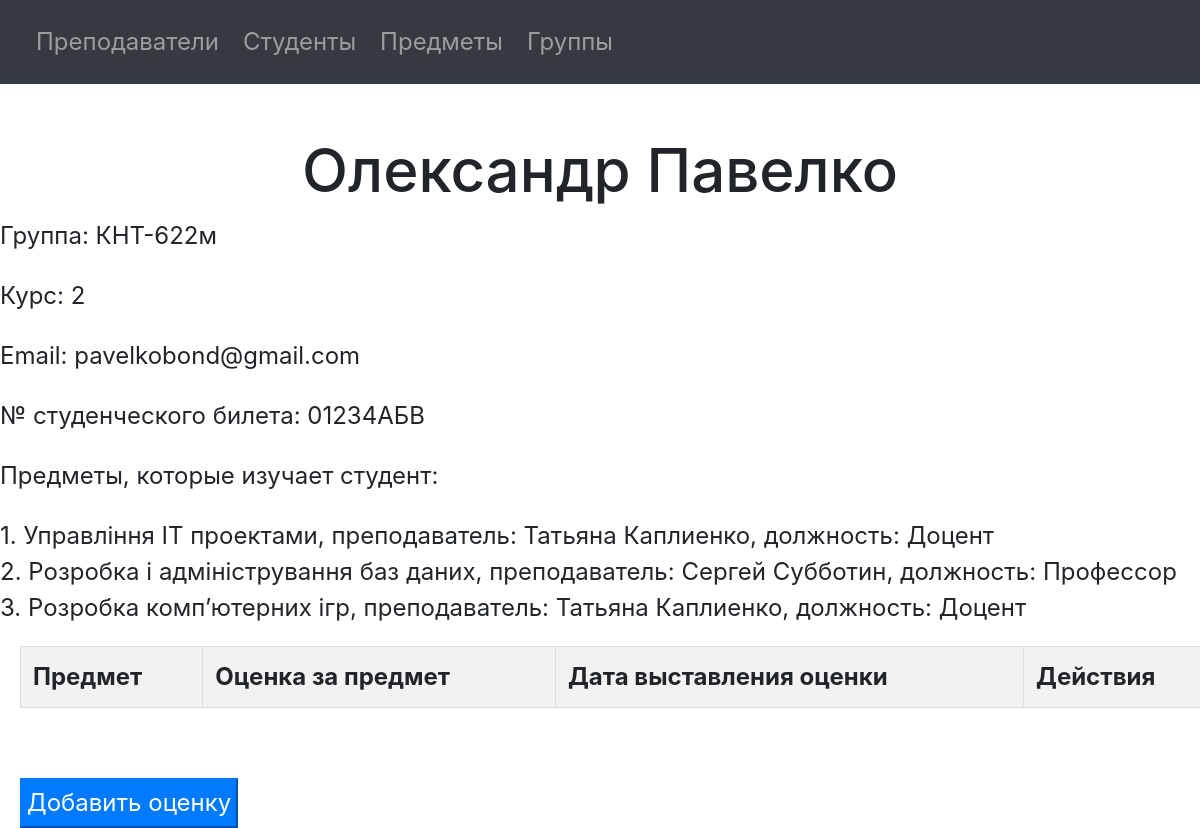
Page /student/1/ on the earlier database version.
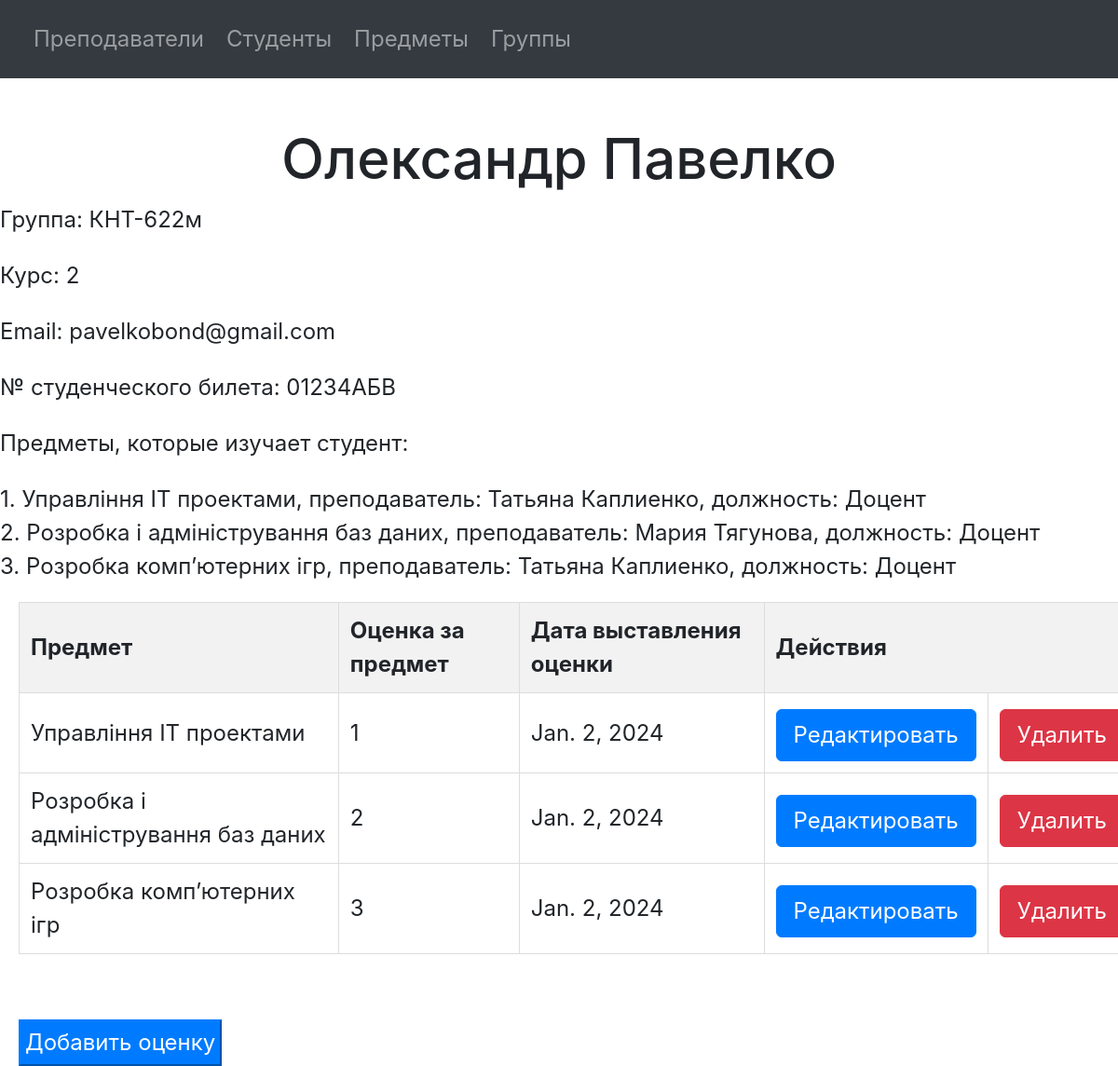
Same page on the later database version.
### university/models.py (models this page shows, shortened)
class Subject(models.Model):
    title = models.CharField(max_length=80, verbose_name="Название предмета")
    group = models.ForeignKey(to=Group, related_name="subjects", on_delete=models.CASCADE, verbose_name="Группа")
    teacher = models.ForeignKey(to=Teacher, on_delete=models.CASCADE,
                                verbose_name="Преподаватель, который ведет предмет")
    class Meta:
        verbose_name = "Предмет"
        verbose_name_plural = "Предметы"
    def __str__(self):
        return f'{self.title}, преподаватель: {self.teacher}'

class Teacher(models.Model):
    first_name = models.CharField(max_length=20, verbose_name="Имя")
    last_name = models.CharField(max_length=20, verbose_name="Фамилия")
    email = models.EmailField(max_length=30, verbose_name="Email преподавателя")
    job_position = models.CharField(max_length=40, choices=JOB_POSITION_CHOICES, verbose_name="Должность")
    class Meta:
        verbose_name = "Преподаватель"
        verbose_name_plural = "Преподаватели"
    def __str__(self):
        return f'{self.first_name} {self.last_name}, должность: {self.job_position}'

class Grade(models.Model):
    student = models.ForeignKey(to=Student, on_delete=models.CASCADE, verbose_name="Студент")
    subject = models.ForeignKey(to=Subject, on_delete=models.CASCADE, verbose_name="Предмет")
    grade = models.PositiveIntegerField(choices=GRADE_CHOICES, verbose_name="Оценка")
    graduating_date = models.DateField(verbose_name="Дата выставления оценки")
    class Meta:
        verbose_name = "Оценка"
        verbose_name_plural = "Оценки"

### university/views.py (the view)
# urls.py: path('student/<int:student_id>/', view_student, name='view_student'),
def view_student(request, student_id):
    student = Student.objects.get(id=student_id)
    context = {
        'student': student,
        'student_grades': Grade.objects.filter(student=student),
    }
    return render(request, "student/view_student.html", context)

### university/models.py (called while the page is built)
    def __str__(self):
        return f'{self.first_name} {self.last_name}'

### templates/student/view_student.html (shortened to what this page needs)
{% include "navigation.html" %}
<!DOCTYPE html>
<html lang="en">
<head>
</head>
<body>
<h1>{{ student.first_name }} {{ student.last_name }}</h1>
<p>Группа: {{ student.group.title }}</p>
<p>Курс: {{ student.group.course }}</p>
<p>Email: {{ student.email }}</p>
<p>№ студенческого билета: {{ student.ticket_number }}</p>
{% if student.group.subjects.count > 0 %}
    <p>Предметы, которые изучает студент:</p>
    {% for subject in student.group.subjects.all %}
        {{ forloop.counter }}. {{ subject }}<br>
    {% endfor %}
{% endif %}
{% if student.group.subjects.count > 0 %}
    <table border="1px solid black">
        <thead>
        <tr>
            <th>Предмет</th>
            <th>Оценка за предмет</th>
            <th>Дата выставления оценки</th>
            <th colspan="2">Действия</th>
        </tr>
        </thead>
        <tbody>
        {% for grade in student_grades %}
            <tr>
                <td>{{ grade.subject.title }}</td>
                <td>{{ grade.grade }}</td>
                <td>{{ grade.graduating_date }}</td>
                <td>
                    <form action="/grade/{{ grade.id }}/edit">
                        <button class="btn btn-primary">Редактировать</button>
                    </form>
                </td>
                <td>
                    <form action="/grade/{{ grade.id }}/delete">
                        <button class="btn btn-danger">Удалить</button>
                    </form>
            </tr>
        {% endfor %}
        </tbody>
    </table>
{% endif %}
<form action="/grade/{{ student.id }}/add" style="margin-top: 50px; margin-left: 10px">
    <button type="submit" class="btn-primary btn-submit">Добавить оценку</button>
</form>
</body>
</html>

Differences in the rows shown:
changed Subject: title+teacher "Розробка і адміністрування баз даних, преподаватель: Сергей Субботин, должность: Профессор" → "Розробка і адміністрування баз даних, преподаватель: Мария Тягунова, должность: Доцент"
added Grade: subject "Управління ІТ проектами", grade "1", graduating_date "Jan. 2, 2024"
added Grade: subject "Розробка і адміністрування баз даних", grade "2", graduating_date "Jan. 2, 2024"
added Grade: subject "Розробка комп’ютерних ігр", grade "3", graduating_date "Jan. 2, 2024"
